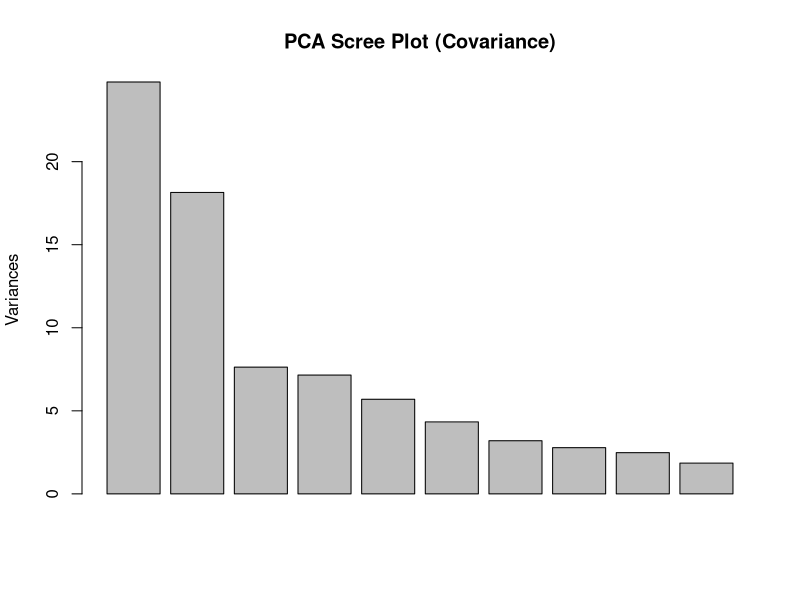
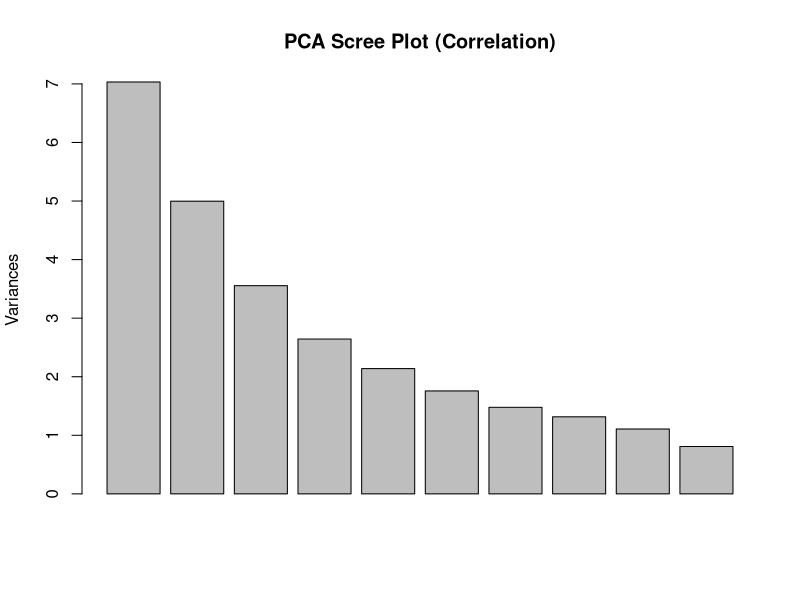
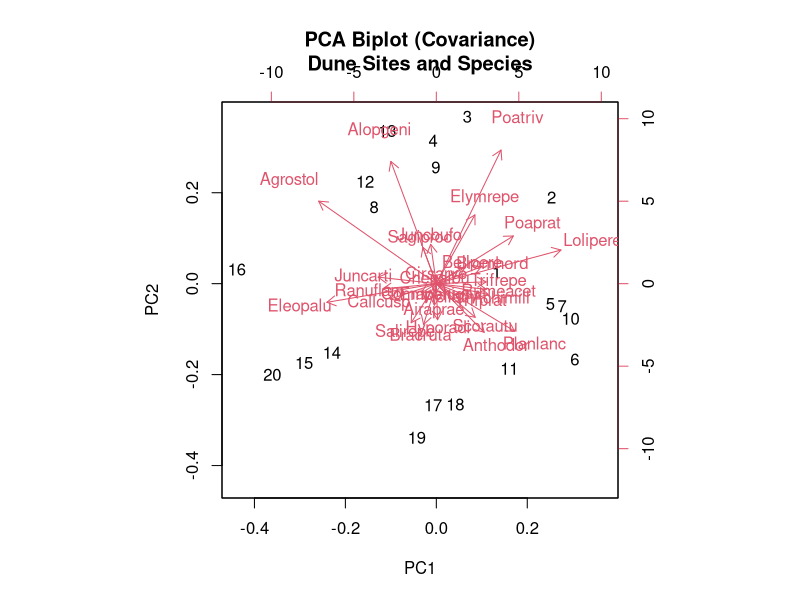
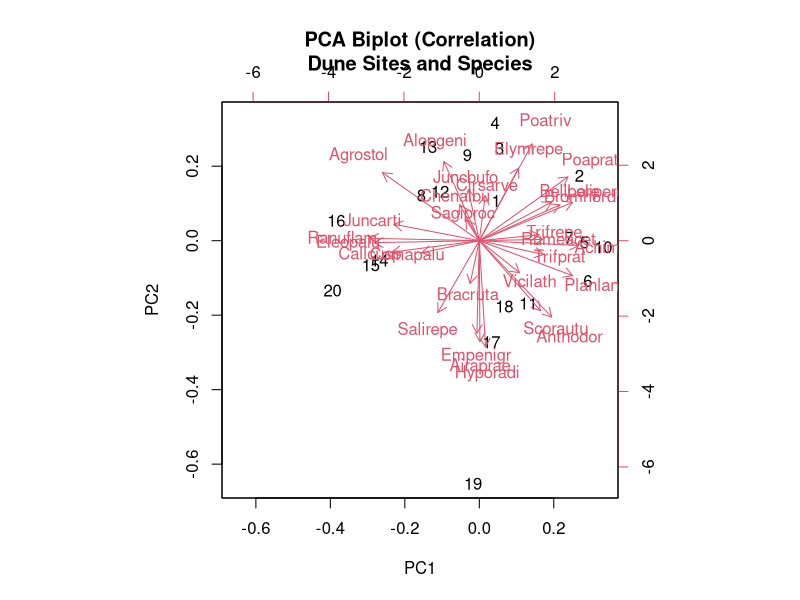
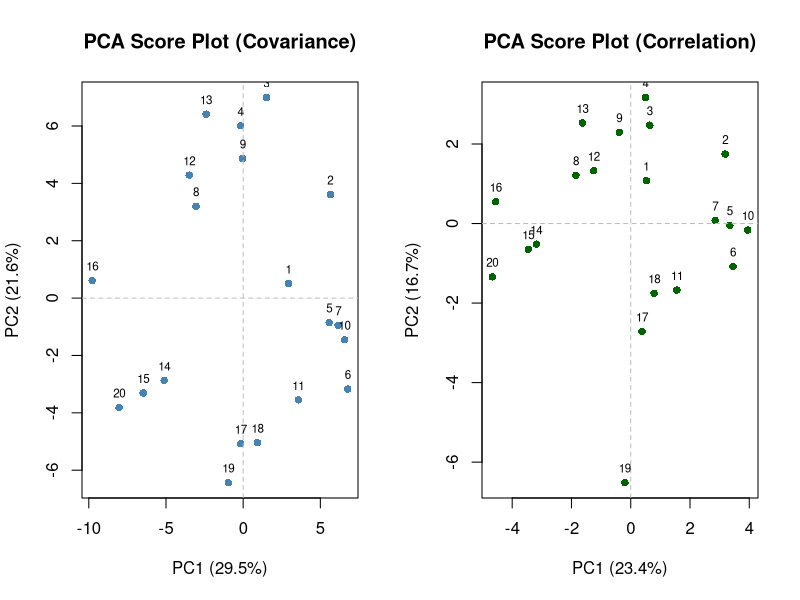

Generate these figures, in order, with R:
## ---- chunk 1
library(vegan)
data(dune)

# Perform PCA using covariance matrix (default)
pca_cov <- prcomp(dune)
summary(pca_cov)
## ---- chunk 2
# Perform PCA using correlation matrix (scaled data)
pca_cor <- prcomp(dune, scale = TRUE)
summary(pca_cor)
## ---- chunk 3
# Look at loadings (contributions of original variables to PCs)
head(pca_cov$rotation)  # Covariance-based
head(pca_cor$rotation)  # Correlation-based
## ---- chunk 4
# Scree plot for covariance-based PCA
plot(pca_cov, main = "PCA Scree Plot (Covariance)")

# Scree plot for correlation-based PCA
plot(pca_cor, main = "PCA Scree Plot (Correlation)")
## ---- chunk 5
# Biplot showing both sites and species
biplot(pca_cov, main = "PCA Biplot (Covariance)\nDune Sites and Species")
biplot(pca_cor, main = "PCA Biplot (Correlation)\nDune Sites and Species")
## ---- chunk 6
# Score plot: sites in PC space
par(mfrow = c(1, 2))

# Covariance-based PCA
plot(pca_cov$x[, 1:2],
     main = "PCA Score Plot (Covariance)",
     xlab = paste0("PC1 (", round(summary(pca_cov)$importance[2,1]*100, 1), "%)"),
     ylab = paste0("PC2 (", round(summary(pca_cov)$importance[2,2]*100, 1), "%)"),
     pch = 16, col = "steelblue")
abline(h = 0, v = 0, lty = 2, col = "gray")
text(pca_cov$x[, 1:2], labels = rownames(dune), pos = 3, cex = 0.7)

# Correlation-based PCA
plot(pca_cor$x[, 1:2],
     main = "PCA Score Plot (Correlation)",
     xlab = paste0("PC1 (", round(summary(pca_cor)$importance[2,1]*100, 1), "%)"),
     ylab = paste0("PC2 (", round(summary(pca_cor)$importance[2,2]*100, 1), "%)"),
     pch = 16, col = "darkgreen")
abline(h = 0, v = 0, lty = 2, col = "gray")
text(pca_cor$x[, 1:2], labels = rownames(dune), pos = 3, cex = 0.7)

par(mfrow = c(1, 1))
## ---- chunk 7
# Extract PC scores (site coordinates in PC space)
scores_cov <- pca_cov$x
head(scores_cov[, 1:2])

# Extract loadings (species contributions)
loadings_cov <- pca_cov$rotation
head(loadings_cov[, 1:2])

# Variance explained by each PC
var_explained_cov <- (pca_cov$sdev^2) / sum(pca_cov$sdev^2)
var_explained_cov
